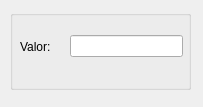
<?xml version="1.0" encoding="UTF-8"?>
<ui version="4.0">
 <class>Form</class>
 <widget class="QWidget" name="Form">
  <property name="geometry">
   <rect>
    <x>0</x>
    <y>0</y>
    <width>203</width>
    <height>107</height>
   </rect>
  </property>
  <property name="windowTitle">
   <string>Form</string>
  </property>
  <widget class="QGroupBox" name="constant_groupbox">
   <property name="geometry">
    <rect>
     <x>10</x>
     <y>10</y>
     <width>181</width>
     <height>80</height>
    </rect>
   </property>
   <property name="title">
    <string/>
   </property>
   <widget class="QLabel" name="constant_label">
    <property name="geometry">
     <rect>
      <x>10</x>
      <y>30</y>
      <width>61</width>
      <height>14</height>
     </rect>
    </property>
    <property name="text">
     <string>Valor:</string>
    </property>
   </widget>
   <widget class="QLineEdit" name="constant_textbox">
    <property name="geometry">
     <rect>
      <x>60</x>
      <y>25</y>
      <width>113</width>
      <height>22</height>
     </rect>
    </property>
   </widget>
  </widget>
 </widget>
 <resources/>
 <connections/>
</ui>
